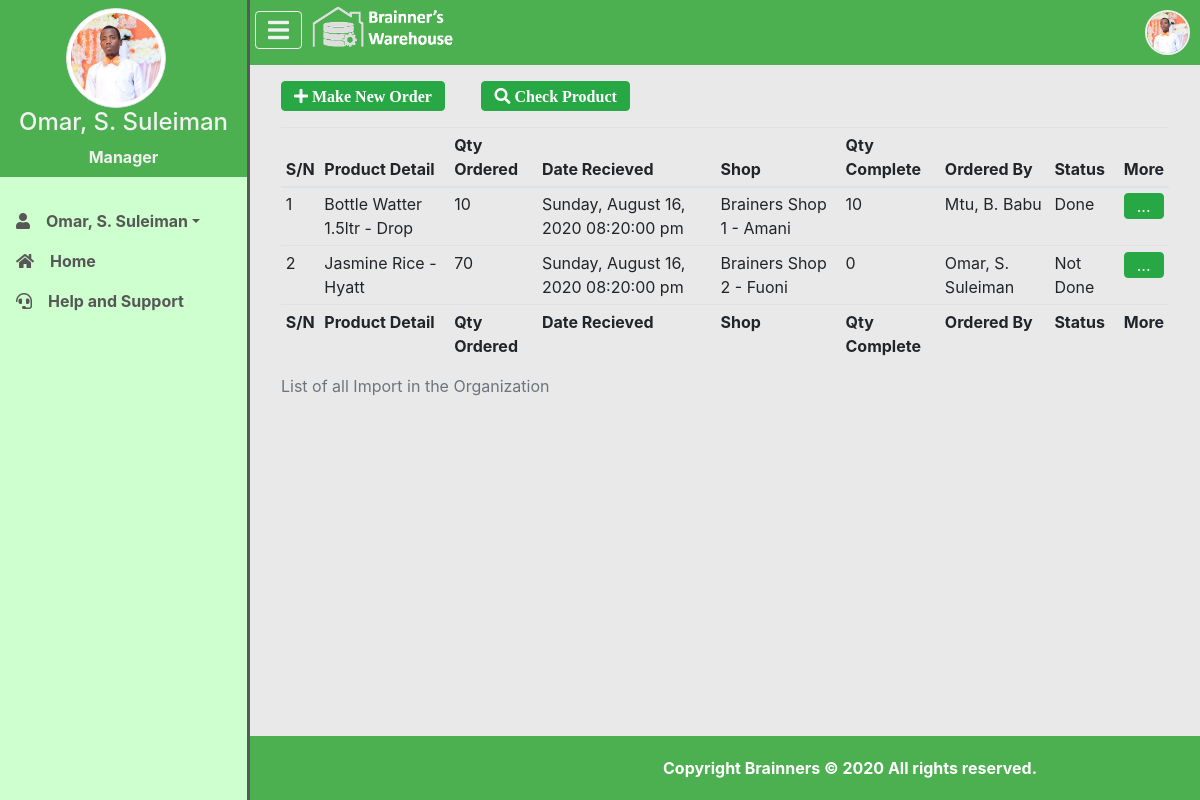
Screenshot of /WMS/manage-order.php (signed in) with the database file from the repository.
### tables this page shows
CREATE TABLE `staff` (
  `UserName` varchar(50) NOT NULL,
  `Password` varchar(200) NOT NULL,
  `FirstName` varchar(50) NOT NULL,
  `MiddleName` varchar(50) NOT NULL,
  `LastName` varchar(50) NOT NULL,
  `DOB` date NOT NULL,
  `Gender` char(1) NOT NULL,
  `Address` varchar(30) NOT NULL,
  `Email` varchar(50) NOT NULL,
  `Phone` char(10) NOT NULL,
  `Photo` varchar(50) NOT NULL,
  `Role` int(2) NOT NULL,
  `LastLogin` datetime DEFAULT NULL
);

CREATE TABLE `role` (
  `RoleID` int(2) NOT NULL,
  `Title` varchar(20) NOT NULL
);

CREATE TABLE `orders` (
  `OrderID` int(11) NOT NULL,
  `ShopID` int(11) NOT NULL,
  `ProductID` int(11) NOT NULL,
  `Quantity` int(11) UNSIGNED NOT NULL,
  `CompletedQuantity` int(11) NOT NULL,
  `DateOrdered` year(4) NOT NULL,
  `UserName` varchar(50) NOT NULL
);

### WMS/manage-order.php (the view, shortened to what this page needs)
<!DOCTYPE html>
<html>
<head>
	<link rel="stylesheet" type="text/css" href="style/bootstrap.min.css">
	<link rel="stylesheet" type="text/css" href="fontawesome-free/css/all.min.css">
	<link rel="stylesheet" type="text/css" href="style/main.css">
</head>
<body>
	<?php
		require_once("navigation.php");
	?>
<div class="page-content" id="content">
	<?php
		require_once("header.php");
	?>
	<div class="row m-3" id="body">
		<div class="col-lg-12">
			<button class="btn btn-success fa fa-plus mr-3" data-toggle="modal" data-target="#newOrderModal"> Make New Order</button>
			<button class="btn btn-success fa fa-search mx-3" data-toggle="modal" data-target="#checkProdModal"> Check Product</button>
		</div>
		<div class="col-lg-12">
			<table class="table table-sm table-responsive">
				<caption>List of all Import in the Organization</caption>
				<thead>
					<tr>
						<th>S/N</th>
						<th>Product Detail</th>
						<th>Qty Ordered</th>
						<th>Date Recieved</th>
						<th>Shop</th>
						<th>Qty Complete</th>
						<th>Ordered By</th>
						<th>Status</th>
						<th>More</th>
					</tr>
				</thead>
				<tbody>
					<?php
					try {
				        $conn->setAttribute(PDO::ATTR_ERRMODE, PDO::ERRMODE_EXCEPTION);
				        $query1=$conn->prepare("SELECT orders.OrderID,orders.ShopID,orders.ProductID,CONCAT(products.ProductName,' - ',products.Brand) AS ProdDetail,CONCAT(shops.Label,' - ',shops.Location) AS Shop,orders.Quantity,orders.CompletedQuantity,orders.DateOrdered,staff.FirstName,staff.MiddleName,staff.LastName FROM orders,shops,products,staff WHERE (orders.ShopID=shops.ShopID AND orders.ProductID=products.ProductID AND orders.UserName=staff.UserName)");
				        $query1->execute();
				        $n=0;
				        while($result1=$query1->fetch()){
				        ?>
				        <tr>
				        	<td><?php echo ++$n;?></td>
				        	<td><?php echo $result1["ProdDetail"];?></td>
				        	<td><?php echo $result1["Quantity"];?></td>
				        	<td><?php echo date_format(date_create($result1["DateOrdered"]),"l, F d, Y h:i:s a");?></td>
				        	<td><?php echo $result1["Shop"];?></td>
				        	<td><?php echo $result1["CompletedQuantity"];?></td>
				        	<td><?php echo $result1["FirstName"].", ".$result1["MiddleName"][0].". ".$result1["LastName"];?></td>
				        	<td><?php echo ($result1["Quantity"]>$result1["CompletedQuantity"]) ? "Not Done":"Done";?></td>
				        	<td>
					        	<div class="dropdown dropleft">
									<button type="button" class="btn btn-success py-0" data-toggle="dropdown">
									...
									</button>
								</div>
							</td>
						</tr>
				        	<?php
				        }
				    }
				    catch(PDOException $e) {
				        echo "Error: " . $e->getMessage();
				    }
					?>
				</tbody>
				<tfoot>
					<tr>
						<th>S/N</th>
						<th>Product Detail</th>
						<th>Qty Ordered</th>
						<th>Date Recieved</th>
						<th>Shop</th>
						<th>Qty Complete</th>
						<th>Ordered By</th>
						<th>Status</th>
						<th>More</th>
					</tr>
				</tfoot>
			</table>
		</div>
	</div>
	<?php
		require_once("footer.php");
	?>
</div>
</body>
</html>

### WMS/navigation.php (shortened to what this page needs)
<?php
    require_once("connection.php");
    try {
        $conn->setAttribute(PDO::ATTR_ERRMODE, PDO::ERRMODE_EXCEPTION);
        $query1=$conn->prepare("SELECT * FROM staff,role WHERE (staff.Role=role.RoleID AND staff.UserName=?)");
        $query1->execute([$_SESSION["wh_user"]]);
        $result1=$query1->fetch();
    }
    catch(PDOException $e) {
        echo "Error: " . $e->getMessage();
    }
?>
<div class="vertical-nav" id="sidebar" style="background-color: #ceffce;">
    <div class="py-2 mb-4" style="background-color: #4caf50;color: #f1f1f1;">
        <div style="text-align: center;">
            <img src="<?php echo "Profiles/".$result1["Photo"];?>" alt="user" style="width: 100px;height: 100px;" class="mr-3 rounded-circle img-thumbnail">
            <h4><?php echo $result1["FirstName"].", ".$result1["MiddleName"][0].". ".$result1["LastName"];?></h4>
            <strong><?php echo $result1["Title"];?></strong>
        </div>
    </div>
    <ul class="nav flex-column mb-0">
        <li class="nav-item dropdow">
            <a class="nav-link dropdown-toggle" data-toggle="dropdown" href="bado.php" role="button" aria-haspopup="true" aria-expanded="false"><i class="fa fa-user mr-3"></i><?php echo $result1["FirstName"].", ".$result1["MiddleName"][0].". ".$result1["LastName"];?></a>
        </li>
        <li class="nav-item">
            <a href="index.php" class="nav-link">
                <i class="fa fa-home mr-3"></i>Home
            </a>
        </li>
        <li class="nav-item">
            <a href="bado.php" class="nav-link">
                <i class="fa fa-headset mr-3"></i>Help and Support
            </a>
        </li>
    </ul>
</div>

### WMS/header.php (shortened to what this page needs)
<header>
	<div class="row">
		<div class="col-xl-6 col-lg-6 col-md-6 col-sm-6 col-6">
			<button id="sidenavToogle" class="btn fa fa-bars" onclick="openNav()"></button>
			<img src="../image/logo.gif" style="max-height: 60px;">
		</div>
		<div class="col-xl-6 col-lg-6 col-md-6 col-sm-6 col-6 text-right">
			<div class="" style="color: #f1f1f1;font-weight: bold;cursor: pointer;">
				<div class="dropdownn dropleft" style="margin: 10px 10px;">
					<img src="<?php echo "Profiles/".$result1["Photo"];?>" data-toggle="dropdown" style="width: 45px;height: 45px;border-radius: 50%;border: 2px solid #f1f1f1;">
				</div>
			</div>
		</div>
	</div>
</header>

### WMS/style/main.css (style rules this page uses)
table { margin-bottom: 300px; }
.vertical-nav { min-width: 250px; width: 250px; height: 100vh; position: fixed; top: 0; left: 0; transition: all 0.4s; background-color: #4caf50; }
#sidebar { background-color: #ceffce; border-right: 3px solid #595959; }
#sidenavToogle { color: #f1f1f1; font-size: x-large; margin: 2px 5px;border:1px solid #f1f1f1; }
.nav-item a { font-weight: bold; color: #575757; }
.page-content { width: calc(100% - 250px); margin-left: 250px; transition: all 0.4s; }
body { background-color: #e9e9e9;; color: #595959; min-height: 100px; overflow-x: hidden; }
header { width: 100%; background-color: #4caf50; }

### rows the page displays
staff: Photo (picture), FirstName "Omar", MiddleName "S", LastName "Suleiman", Role.Title "Manager"
orders: ProdDetail "Bottle Watter 1.5ltr - Drop", Quantity "10", DateOrdered "Sunday, August 16, 2020 08:20:00 pm", Shop "Brainers Shop 1 - Amani", CompletedQuantity "10", UserName.FirstName "Mtu", UserName.MiddleName "B", UserName.LastName "Babu", shows "Done"
orders: ProdDetail "Jasmine Rice - Hyatt", Quantity "70", DateOrdered "Sunday, August 16, 2020 08:20:00 pm", Shop "Brainers Shop 2 - Fuoni", CompletedQuantity "0", UserName.FirstName "Omar", UserName.MiddleName "S", UserName.LastName "Suleiman", shows "Not Done"
